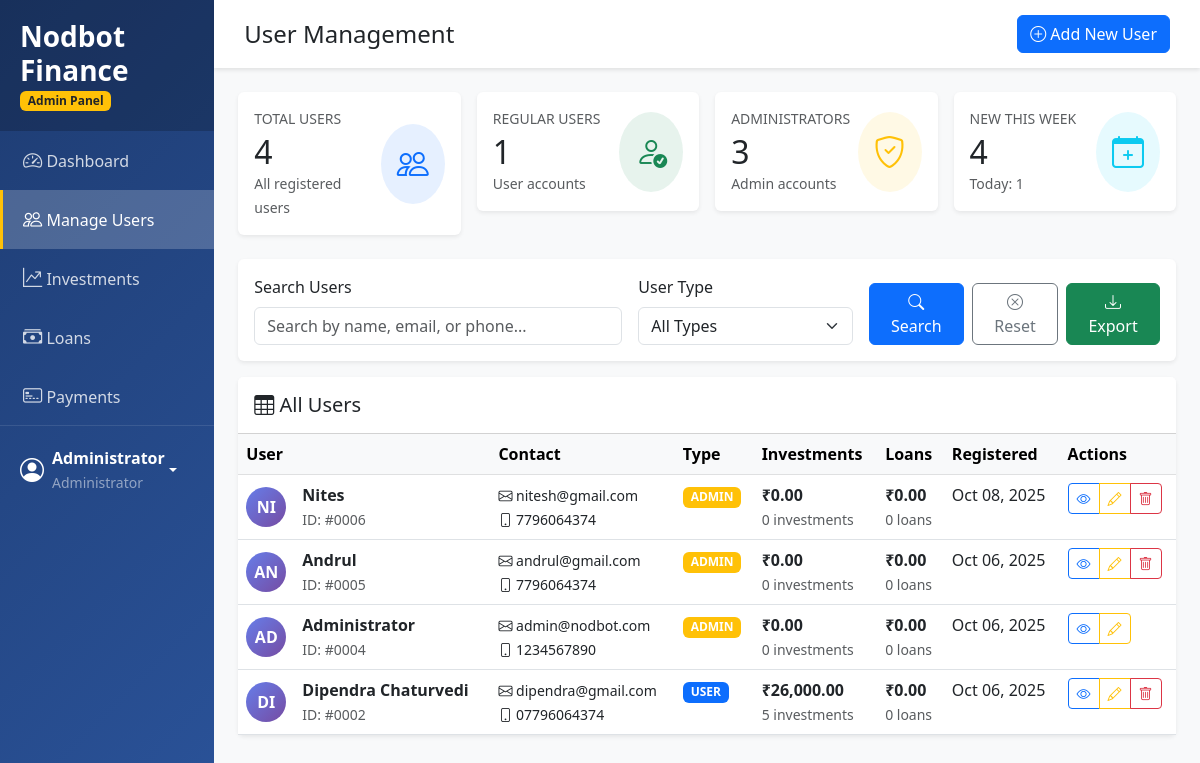
/admin/users.php (signed in), run on the app's committed database.
### tables this page shows
CREATE TABLE `users` (
  `id` int(11) NOT NULL,
  `name` varchar(100) NOT NULL,
  `email` varchar(100) NOT NULL,
  `password` varchar(255) NOT NULL,
  `phone` varchar(15) DEFAULT NULL,
  `user_type` enum('user','admin') DEFAULT 'user',
  `created_at` timestamp NOT NULL DEFAULT current_timestamp()
);

### admin/users.php (the view, shortened to what the rows shown need)
<?php
require_once '../config.php';
require_once '../includes/functions.php';
$stats_query = "SELECT
    COUNT(*) as total_users,
    COUNT(CASE WHEN user_type = 'user' THEN 1 END) as regular_users,
    COUNT(CASE WHEN user_type = 'admin' THEN 1 END) as admin_users,
    COUNT(CASE WHEN DATE(created_at) = CURDATE() THEN 1 END) as today_registrations,
    COUNT(CASE WHEN DATE(created_at) >= DATE_SUB(CURDATE(), INTERVAL 7 DAY) THEN 1 END) as week_registrations
    FROM users";
$stats_result = mysqli_query($conn, $stats_query);
$stats = $stats_result ? mysqli_fetch_assoc($stats_result) : [
    'total_users' => 0,
    'regular_users' => 0,
    'admin_users' => 0,
    'today_registrations' => 0,
    'week_registrations' => 0
];
$users_query = "SELECT u.*,
    (SELECT COUNT(*) FROM investments WHERE user_id = u.id) as investment_count,
    (SELECT COALESCE(SUM(amount), 0) FROM investments WHERE user_id = u.id) as total_invested,
    (SELECT COUNT(*) FROM loans WHERE user_id = u.id) as loan_count,
    (SELECT COALESCE(SUM(amount), 0) FROM loans WHERE user_id = u.id) as total_loans
    FROM users u
    WHERE 1=1";
$users_query .= " ORDER BY u.created_at DESC";
$users_result = mysqli_query($conn, $users_query);
?>
<!DOCTYPE html>
<html lang="en">
<head>
    <link href="https://cdn.jsdelivr.net/npm/bootstrap@5.3.0/dist/css/bootstrap.min.css" rel="stylesheet">
    <link rel="stylesheet" href="https://cdn.jsdelivr.net/npm/bootstrap-icons@1.11.1/font/bootstrap-icons.css">
</head>
<body>
    <div class="d-flex">
        <div id="content">
            <div class="container-fluid p-4">
                <div class="row g-3 mb-4">
                    <div class="col-md-3">
                        <div class="card stats-card border-0 shadow-sm" style="border-left-color: #0d6efd !important;">
                            <div class="card-body">
                                <div class="d-flex justify-content-between align-items-center">
                                    <div>
                                        <h2 class="mb-0"><?php echo $stats['total_users']; ?></h2>
                                    </div>
                                </div>
                            </div>
                        </div>
                    </div>
                    <div class="col-md-3">
                        <div class="card stats-card border-0 shadow-sm" style="border-left-color: #198754 !important;">
                            <div class="card-body">
                                <div class="d-flex justify-content-between align-items-center">
                                    <div>
                                        <h2 class="mb-0"><?php echo $stats['regular_users']; ?></h2>
                                    </div>
                                </div>
                            </div>
                        </div>
                    </div>
                    <div class="col-md-3">
                        <div class="card stats-card border-0 shadow-sm" style="border-left-color: #ffc107 !important;">
                            <div class="card-body">
                                <div class="d-flex justify-content-between align-items-center">
                                    <div>
                                        <h2 class="mb-0"><?php echo $stats['admin_users']; ?></h2>
                                    </div>
                                </div>
                            </div>
                        </div>
                    </div>
                    <div class="col-md-3">
                        <div class="card stats-card border-0 shadow-sm" style="border-left-color: #0dcaf0 !important;">
                            <div class="card-body">
                                <div class="d-flex justify-content-between align-items-center">
                                    <div>
                                        <h2 class="mb-0"><?php echo $stats['week_registrations']; ?></h2>
                                    </div>
                                </div>
                            </div>
                        </div>
                    </div>
                </div>
                <div class="row">
                    <div class="col-12">
                        <div class="card border-0 shadow-sm">
                            <div class="card-body p-0">
                                <div class="table-responsive">
                                    <table class="table table-hover mb-0">
                                        <thead class="table-light">
                                            <tr>
                                                <th>User</th>
                                                <th>Contact</th>
                                                <th>Type</th>
                                                <th>Investments</th>
                                                <th>Loans</th>
                                                <th>Registered</th>
                                                <th>Actions</th>
                                            </tr>
                                        </thead>
                                        <tbody>
                                            <?php
                                            if ($users_result && mysqli_num_rows($users_result) > 0) {
                                                while ($usr = mysqli_fetch_assoc($users_result)) {
                                                    $initials = strtoupper(substr($usr['name'], 0, 2));
                                                    $type_badge = $usr['user_type'] == 'admin' ? 'warning' : 'primary';
                                                    echo '<tr>';
                                                    echo '<td>
                                                            <div class="d-flex align-items-center">
                                                                <div class="user-avatar me-3">' . $initials . '</div>
                                                                <div>
                                                                    <strong>' . htmlspecialchars($usr['name']) . '</strong>
                                                                    <br>
                                                                    <small class="text-muted">ID: #' . str_pad($usr['id'], 4, '0', STR_PAD_LEFT) . '</small>
                                                                </div>
                                                            </div>
                                                          </td>';
                                                    echo '<td>
                                                            <small><i class="bi bi-envelope"></i> ' . htmlspecialchars($usr['email']) . '</small><br>
                                                            <small><i class="bi bi-phone"></i> ' . htmlspecialchars($usr['phone'] ?? 'N/A') . '</small>
                                                          </td>';
                                                    echo '<td><span class="badge bg-' . $type_badge . '">' . strtoupper($usr['user_type']) . '</span></td>';
                                                    echo '<td>
                                                            <strong>' . formatCurrency($usr['total_invested']) . '</strong><br>
                                                            <small class="text-muted">' . $usr['investment_count'] . ' investments</small>
                                                          </td>';
                                                    echo '<td>
                                                            <strong>' . formatCurrency($usr['total_loans']) . '</strong><br>
                                                            <small class="text-muted">' . $usr['loan_count'] . ' loans</small>
                                                          </td>';
                                                    echo '<td>' . date('M d, Y', strtotime($usr['created_at'])) . '</td>';
                                                    echo '<td>
                                                            <div class="btn-group btn-group-sm">
                                                                <button class="btn btn-outline-primary" onclick="viewUser(' . $usr['id'] . ')" title="View Details">
                                                                    <i class="bi bi-eye"></i>
                                                                </button>
                                                                <button class="btn btn-outline-warning" onclick="editUser(' . $usr['id'] . ')" title="Edit User">
                                                                    <i class="bi bi-pencil"></i>
                                                                </button>';
                                                    if ($usr['id'] != $_SESSION['user_id']) {
                                                        echo '      <button class="btn btn-outline-danger" onclick="deleteUser(' . $usr['id'] . ', \'' . htmlspecialchars($usr['name']) . '\')" title="Delete User">
                                                                    <i class="bi bi-trash"></i>
                                                                </button>';
                                                    }
                                                    echo '      </div>
                                                          </td>';
                                                    echo '</tr>';
                                                }
                                            } else {
                                                echo '<tr><td colspan="7" class="text-center py-5 text-muted">No users found</td></tr>';
                                            }
                                            ?>
                                        </tbody>
                                    </table>
                                </div>
                            </div>
                        </div>
                    </div>
                </div>
            </div>
        </div>
    </div>
</body>
</html>

### data on the page
users: name "NI", name "Nites", id "0006", email "nitesh@gmail.com", phone "7796064374", user_type "ADMIN", total_invested "₹0.00", investment_count "0", total_loans "₹0.00", loan_count "0", created_at "Oct 08, 2025"
users: name "AN", name "Andrul", id "0005", email "andrul@gmail.com", phone "7796064374", user_type "ADMIN", total_invested "₹0.00", investment_count "0", total_loans "₹0.00", loan_count "0", created_at "Oct 06, 2025"
users: name "AD", name "Administrator", id "0004", email "admin@nodbot.com", phone "1234567890", user_type "ADMIN", total_invested "₹0.00", investment_count "0", total_loans "₹0.00", loan_count "0", created_at "Oct 06, 2025"
users: name "DI", name "Dipendra Chaturvedi", id "0002", email "dipendra@gmail.com", phone "07796064374", user_type "USER", total_invested "₹26,000.00", investment_count "5", total_loans "₹0.00", loan_count "0", created_at "Oct 06, 2025"

### other printed values
APP_NAME "Nodbot Finance"
$user['name'] "Administrator"
$stats['total_users'] "4"
$stats['regular_users'] "1"
$stats['admin_users'] "3"
$stats['week_registrations'] "4"
$stats['today_registrations'] "1"
